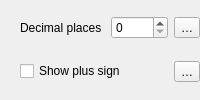
                         <widget class="QFrame" name="mFormatNumFrame">
                          <property name="frameShape">
                           <enum>QFrame::Shape::NoFrame</enum>
                          </property>
                          <property name="frameShadow">
                           <enum>QFrame::Shadow::Raised</enum>
                          </property>
                          <layout class="QGridLayout" name="gridLayout_31">
                           <property name="leftMargin">
                            <number>20</number>
                           </property>
                           <property name="topMargin">
                            <number>0</number>
                           </property>
                           <property name="rightMargin">
                            <number>0</number>
                           </property>
                           <property name="bottomMargin">
                            <number>0</number>
                           </property>
                           <item row="0" column="0">
                            <widget class="QLabel" name="mFormatNumDecimalsLabel">
                             <property name="text">
                              <string>Decimal places </string>
                             </property>
                            </widget>
                           </item>
                           <item row="0" column="1">
                            <widget class="QgsSpinBox" name="mFormatNumDecimalsSpnBx">
                             <property name="sizePolicy">
                              <sizepolicy hsizetype="MinimumExpanding" vsizetype="Fixed">
                               <horstretch>0</horstretch>
                               <verstretch>0</verstretch>
                              </sizepolicy>
                             </property>
                             <property name="maximum">
                              <number>20</number>
                             </property>
                            </widget>
                           </item>
                           <item row="0" column="2">
                            <widget class="QgsPropertyOverrideButton" name="mFormatNumDecimalsDDBtn">
                             <property name="text">
                              <string>…</string>
                             </property>
                            </widget>
                           </item>
                           <item row="1" column="0" colspan="2">
                            <widget class="QCheckBox" name="mFormatNumPlusSignChkBx">
                             <property name="layoutDirection">
                              <enum>Qt::LayoutDirection::LeftToRight</enum>
                             </property>
                             <property name="text">
                              <string>Show plus sign</string>
                             </property>
                            </widget>
                           </item>
                           <item row="1" column="2">
                            <widget class="QgsPropertyOverrideButton" name="mFormatNumPlusSignDDBtn">
                             <property name="text">
                              <string>…</string>
                             </property>
                            </widget>
                           </item>
                          </layout>
                         </widget>
